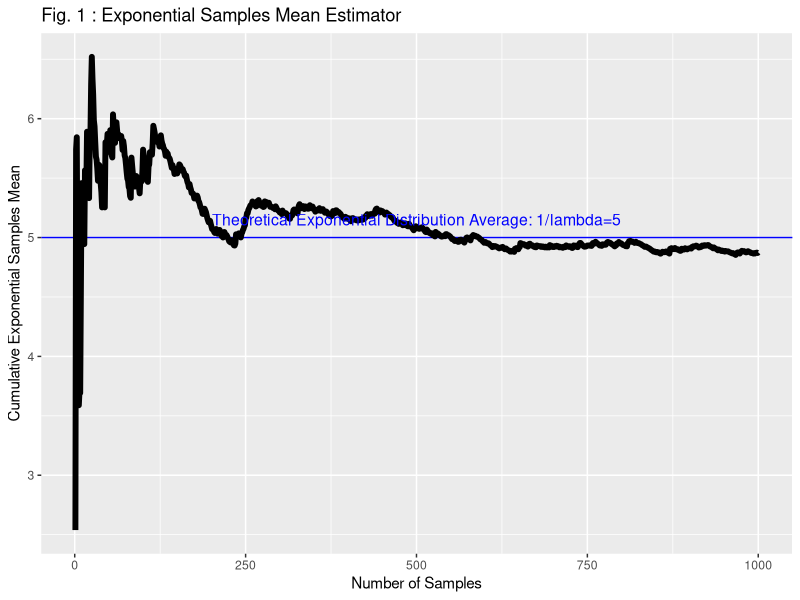
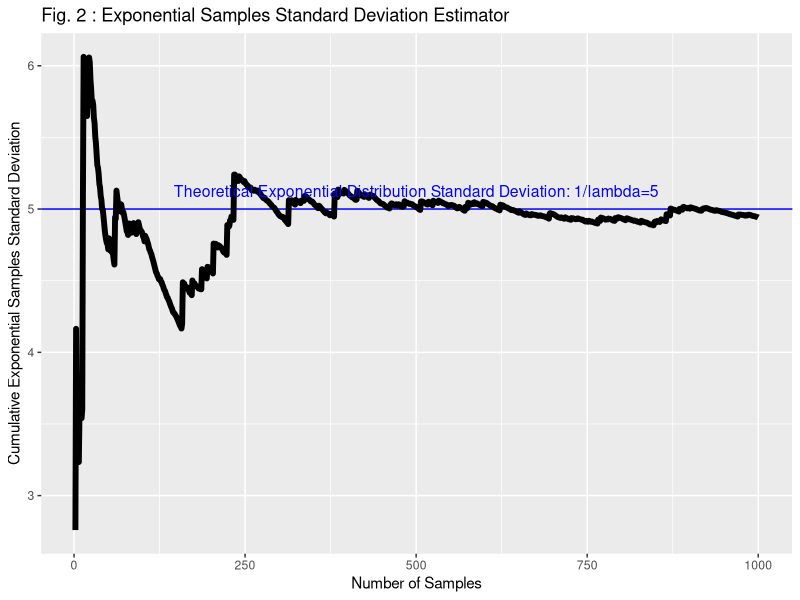
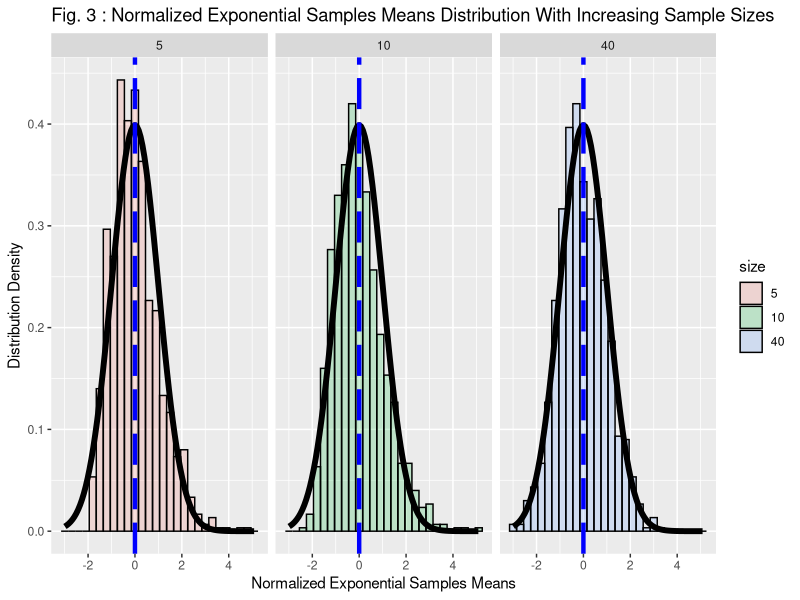
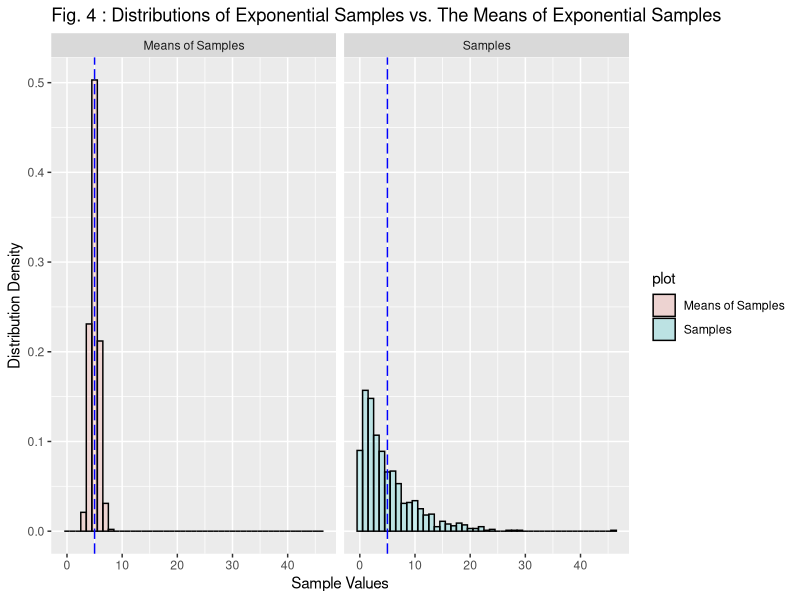
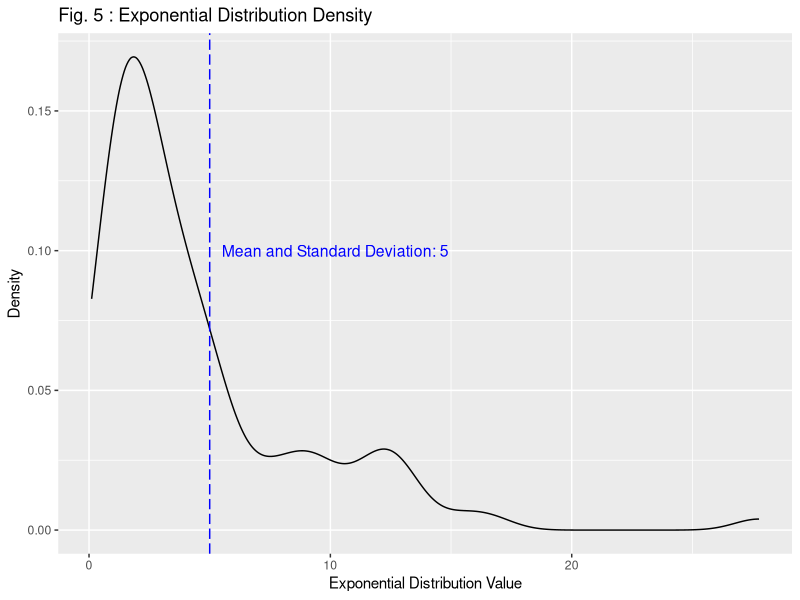

Here is the R script that generated these plots, in order:
## ---- chunk 1
# Load the knitr librabry, and set global options silently.
require(knitr)
#opts_chunk$set(warning=FALSE, message=FALSE, error=TRUE, dev = 'pdf')
opts_chunk$set(warning=FALSE, message=FALSE, error=TRUE)
## ---- chunk 2
# fig_num is used to number figures in the report.
fig_num <- 1
## ---- chunk 3
require(ggplot2) # Plotting
## ---- chunk 4
n <- 1000; lambda <- 0.2; means <- cumsum(rexp(n, lambda))/(1:n)
annotations <- data.frame(x = c(500), y = c(1/lambda), 
        label = c(sprintf("Theoretical Exponential Distribution Average: 1/lambda=%d", 1/lambda)))
print(ggplot(data.frame(x = 1 : n, y = means), aes(x = x, y = y)) + 
        geom_hline(yintercept = 1/lambda, colour="blue") + geom_line(size = 2) +
        labs(x = "Number of Samples",
             y = "Cumulative Exponential Samples Mean",
             title = paste('Fig.', fig_num, ': Exponential Samples Mean Estimator')) +
        geom_text(data = annotations, aes(x = x, y = y, label = label), col = "blue", vjust = -1, size = 4))
## ---- chunk 5
fig_num <- fig_num + 1
## ---- chunk 6
samples <- rexp(n, lambda)
sds <- c()
for(i in 2:n){ sds[i-1] <- sd(samples[1:i])}
annotations <- data.frame(x = c(500), y = c(1/lambda), 
        label = c(sprintf("Theoretical Exponential Distribution Standard Deviation: 1/lambda=%d", 1/lambda)))
print(ggplot(data.frame(x = 2 : n, y = sds), aes(x = x, y = y)) +
        geom_hline(yintercept = 1/lambda, colour="blue") + geom_line(size = 2) +
        labs(x = "Number of Samples", 
             y = "Cumulative Exponential Samples Standard Deviation",
             title = paste('Fig.', fig_num, ': Exponential Samples Standard Deviation Estimator')) +
        geom_text(data = annotations, aes(x = x, y = y, label = label), col = "blue", vjust = -1, size = 4))
## ---- chunk 7
fig_num <- fig_num + 1
## ---- chunk 8
nosim <- 1000
normalize_mean <- function(x, n) sqrt(n) * (mean(x) - 1/lambda) / (1/lambda)
dat <- data.frame(
  x = c(apply(matrix(rexp(nosim * 5, lambda), nosim), 1, normalize_mean, 5),
        apply(matrix(rexp(nosim * 10, lambda), nosim), 1, normalize_mean, 10),
        apply(matrix(rexp(nosim * 40, lambda), nosim), 1, normalize_mean, 40)),
  size = factor(rep(c(5, 10, 40), rep(nosim, 3))))
print(ggplot(dat, aes(x = x, fill = size)) + 
        geom_histogram(alpha = .20, binwidth=.3, colour = "black", aes(y = ..density..)) +
        stat_function(fun = dnorm, size = 2) +
        geom_vline(xintercept = 0, colour="blue", linetype = "longdash", size = 1.5) +
        facet_grid(. ~ size) + 
        labs(x = "Normalized Exponential Samples Means", 
             y = "Distribution Density",
             title = 
               paste('Fig.', 
                     fig_num, ': Normalized Exponential Samples Means Distribution With Increasing Sample Sizes')))
## ---- chunk 9
fig_num <- fig_num + 1
## ---- chunk 10
dat <- data.frame(
  x = c(matrix(rexp(nosim, lambda), nosim), apply(matrix(rexp(nosim * 40, lambda), nosim), 1, mean)),
  plot = factor(rep(c('Samples', 'Means of Samples'), rep(nosim, 2))))
print(ggplot(dat, aes(x = x, fill = plot)) + 
  geom_histogram(alpha = .20, binwidth=1, colour = "black", aes(y = ..density..)) +
  geom_vline(xintercept = 1/lambda, colour="blue", linetype = "longdash") +
  facet_grid(. ~ plot) + 
    labs(x = "Sample Values", 
             y = "Distribution Density",
             title = 
               paste('Fig.', 
                     fig_num, ': Distributions of Exponential Samples vs. The Means of Exponential Samples')))
## ---- chunk 11
fig_num <- fig_num + 1
## ---- chunk 12
lambda <- 0.2
sample1 <- data.frame(x=rexp(100, rate = lambda))
annotations <- data.frame(x = c(1/lambda + .5), y = c(.1), 
        label = c(sprintf("Mean and Standard Deviation: %d", 1/lambda)))
par(mar=c(0,0,0,0))
print( 
    ggplot(sample1, aes(x = x)) + geom_density() +
    labs(x = 'Exponential Distribution Value', y = 'Density',
         title = paste('Fig.', fig_num, ': Exponential Distribution Density')) +
    geom_vline(xintercept = 1/lambda, colour="blue", linetype = "longdash") +
    geom_text(data = annotations, aes(x = x, y = y, label = label), col = "blue", hjust = 0, size = 4))
## ---- chunk 13
fig_num <- fig_num + 1
## ---- chunk 14
n <- 5000; lambda <- 0.2; means <- cumsum(rexp(n, lambda))/(1:n)
annotations <- data.frame(x = c(2500), y = c(1/lambda), 
        label = c(sprintf("Theoretical Exponential Distribution Average: 1/lambda=%d", 1/lambda)))
g <- ggplot(data.frame(x = 1 : n, y = means), aes(x = x, y = y)) + 
        geom_hline(yintercept = 1/lambda) + geom_line(size = 2) +
        labs(x = "Number of Samples",
             y = "Cumulative Exponential Samples Mean",
             title = paste('Fig.', fig_num, ': Exponential Samples Mean Estimator')) +
        geom_text(data = annotations, aes(x = x, y = y, label = label), col = "blue", vjust = -1, size = 4)
## ---- chunk 15
samples <- rexp(n, lambda)
sds <- c()
for(i in 2:n){ sds[i-1] <- sd(samples[1:i])}
annotations <- data.frame(x = c(500), y = c(1/lambda), 
        label = c(sprintf("Theoretical Exponential Distribution Standard Deviation: 1/lambda=%d", 1/lambda)))
g <- ggplot(data.frame(x = 2 : n, y = sds), aes(x = x, y = y)) +
        geom_hline(yintercept = 1/lambda) + geom_line(size = 2) +
        labs(x = "Number of Samples", 
             y = "Cumulative Exponential Samples Standard Deviation",
             title = paste('Fig.', fig_num, ': Exponential Samples Standard Deviation Estimator')) +
        geom_text(data = annotations, aes(x = x, y = y, label = label), col = "blue", vjust = -1, size = 4)
## ---- chunk 16
dat <- data.frame(
  x = c(matrix(rexp(nosim, lambda), nosim), apply(matrix(rexp(nosim * 40, lambda), nosim), 1, mean)),
  plot = factor(rep(c('Samples', 'Means of Samples'), rep(nosim, 2))))
g <- ggplot(dat, aes(x = x, fill = plot)) + 
  geom_histogram(alpha = .20, binwidth=1, colour = "black", aes(y = ..density..)) +
  geom_vline(xintercept = 1/lambda, colour="blue", linetype = "longdash") +
  facet_grid(. ~ plot) + 
    labs(x = "Sample Values", 
             y = "Distribution Density",
             title = 
               paste('Fig.', 
                     fig_num, ': Distributions of Exponential Samples vs. The Means of Exponential Samples'))
